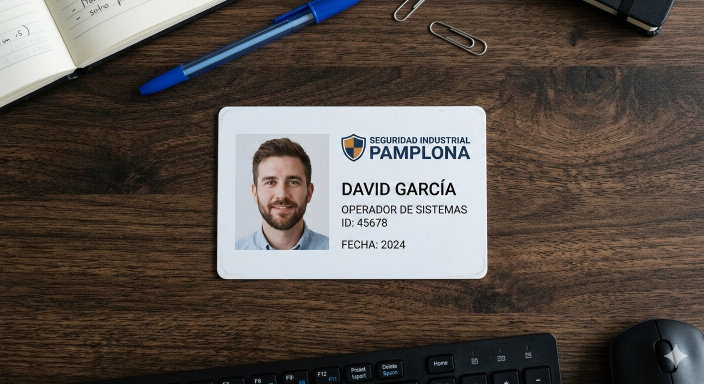
#> input picture Programacion de IA/Tratamiento de imagen/Examen/Pack_examen/credencial_escena.png, 1408 x 768 px (shown at 1/2 size)
$ jupyter execute Examen.ipynb
#> lines starting #> are read from the running program, lines starting #| are printed output that depends on the picture; after the words box and inside, x2 and y2 are one past the last pixel; in counts of white or black regions, pixels touching at a corner belong together
# Examen Práctico de la UT4

**Duracion:** 1 hora

## Contexto
Una empresa de seguridad necesita automatizar el procesamiento de las tarjetas de identificacion (credenciales) de sus empleados. Por normativas de privacidad, antes de almacenar las imagenes escaneadas de las tarjetas en la base de datos, el sistema debe localizar la tarjeta en la imagen, recortarla, detectar el rostro del empleado y censurarlo (pixelarlo o cubrirlo).

## Materiales proporcionados
* `credencial_escena.png`: Una fotografia donde aparece una tarjeta de identificacion sobre una mesa con algo de ruido de fondo.
* `haarcascade_frontalface_default.xml`: Archivo pre-entrenado para la deteccion de rostros.

## Aviso Importante
Las imágenes de referencia se proporcionan para guiar tu desarrollo. Sin embargo, todo el pipeline debe ser dinámico. Se penalizará con un 0 en el ejercicio el uso de hardcoding (introducir coordenadas fijas a mano para recortar o censurar). El sistema debe ser capaz de encontrar la tarjeta y el rostro utilizando los algoritmos enseñados, independientemente de en qué píxel exacto se encuentren.

[cell 1]
# Importacion de librerias necesarias
import cv2
import numpy as np
import matplotlib.pyplot as plt

# Configuracion de Matplotlib para visualizar correctamente en el notebook
plt.rcParams['figure.figsize'] = (15.0, 5.0)

### Ejercicio 1: Preprocesamiento y Binarizacion (20 puntos)

1. Carga la imagen `credencial_escena.png` en escala de grises.
2. Aplica un suavizado (Gaussian Blur) para reducir el ruido.
3. Utiliza el metodo de **Binarizacion de Otsu** (con inversion si es necesario) para separar la tarjeta del fondo oscuro.
4. Aplica una operacion de **Morfologia Matematica** (Cierre o Apertura) para eliminar pequenos ruidos del fondo y rellenar huecos dentro de la tarjeta binarizada.

[cell 2]
img_bgr = cv2.imread("./credencial_escena.png")
#> img_bgr is the input picture: shape (768, 1408, 3); mean B, G, R 76, 82.4, 91.1
img_gray = cv2.cvtColor(img_bgr, cv2.COLOR_BGR2GRAY)
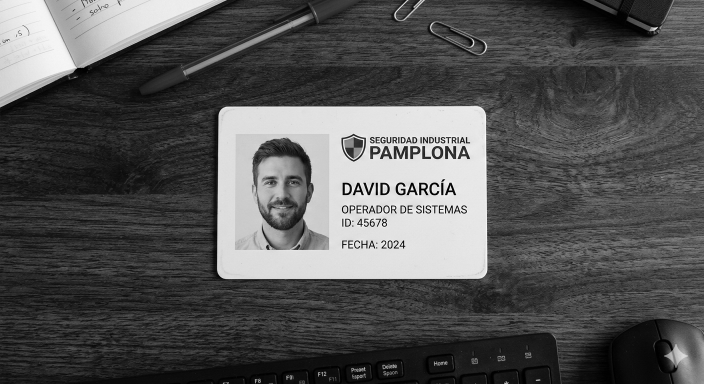
#> img_gray: shape (768, 1408) (shown at 1/2 size); min 0, max 255, mean 84.3
img_blur = cv2.GaussianBlur(img_gray, (5,5), 0)
img_thresh_otsu = cv2.threshold(img_blur, 0, 255, cv2.THRESH_OTSU)
kernel = np.ones([3,3])
img_open = cv2.morphologyEx(img_thresh_otsu[1], cv2.MORPH_OPEN, kernel)
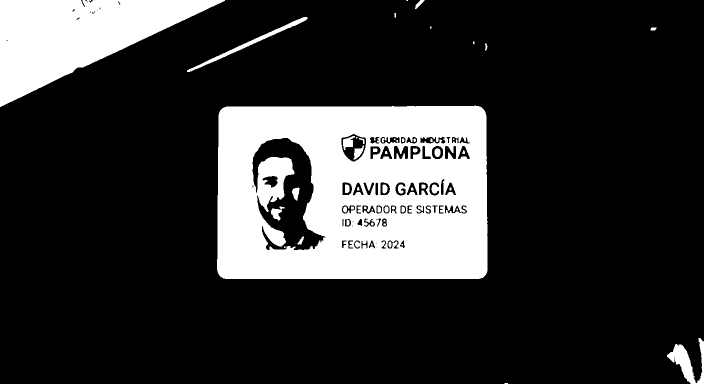
#> img_open: shape (768, 1408) (shown at 1/2 size); 19.7% white; 56 white regions (16 under 20 px)

### Ejercicio 2: Geometria y Contornos (30 puntos)

1. Encuentra los contornos en la imagen binarizada resultante del paso anterior.
2. Filtra los contornos y quedate unicamente con el contorno de mayor area (que correspondera a la credencial).
3. Calcula el *Bounding Box* recto (`cv2.boundingRect`) de ese contorno.
4. Utilizando las coordenadas obtenidas, haz un recorte (*Slicing* / ROI) de la imagen original a color para obtener una nueva imagen que contenga **solo la credencial**.

[cell 3]
contours, hierarchy = cv2.findContours(img_open, cv2.RETR_EXTERNAL, cv2.CHAIN_APPROX_SIMPLE)
#> contours = 12 contours, 5 with area under 20; largest, box (x1, y1, x2, y2) and area: (434, 211, 975, 558) 184690, (0, 0, 450, 214) 47697, (1334, 676, 1408, 768) 2394, (374, 34, 615, 144) 1690, (830, 0, 849, 18) 113, (1301, 55, 1313, 61) 48, (970, 87, 975, 101) 30
output = img_bgr.copy()
min_area = 100000

filtered_contours = []

for cnt in contours:
    area = cv2.contourArea(cnt)
    if area > min_area:
        filtered_contours.append(cnt)
#> this loop made 12 passes
#> area on passes 2, 3, 4, 6, 8, 10, 12: 2393.5, 184690.5, 30, 47.5, 1690.5, 113, 47697
#> after the loop, filtered_contours = 1 contour; box (x1, y1, x2, y2) and area: (434, 211, 975, 558) 184690

imagenes = []

for i, cnt in enumerate(filtered_contours):
    x, y, w, h = cv2.boundingRect(cnt)
    imagen = img_bgr[y:y+h, x:x+w]
    imagenes.append(imagen)
#> this loop made 1 pass
#> (x, y, w, h) on pass 1: (434, 211, 541, 347)
#> pass 1, `imagen = img_bgr[y:y+h, x:x+w]`:
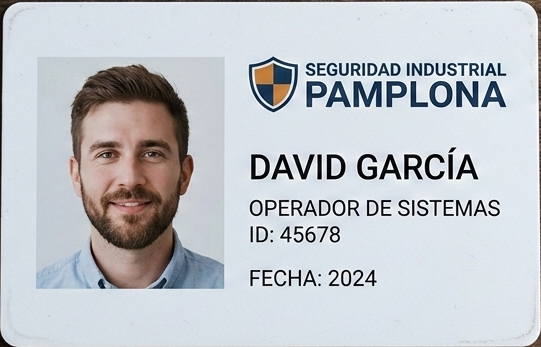
#> imagen: shape (347, 541, 3); mean B, G, R 201.9, 196.5, 193
#> after the loop, imagenes = 1 item

if len(imagenes) > 1:
    print("Se encontraron más de 2 tarjetas, muestre solo 1 tarjeta")
else:
    recorte_tarjeta = imagenes[0]

### Ejercicio 3: Deteccion de Rostros y Anonimizacion (35 puntos)

1. Carga el clasificador en cascada de Haar para rostros frontales.
2. Pasa la imagen de la credencial recortada a escala de grises y detecta el rostro del empleado en ella.
3. Una vez obtenidas las coordenadas del rostro `(x, y, w, h)`:
   * Extrae la region de interes (ROI) del rostro en la credencial a color.
   * Aplica un difuminado extremo (ej. `cv2.blur` con un kernel muy grande, como 25x25) sobre esa ROI.
   * Sustituye la ROI procesada en la imagen de la credencial original.

[cell 4]
modelo_caras = cv2.CascadeClassifier('./haarcascade_frontalface_default.xml')
recorte_tarjeta_gray = cv2.cvtColor(recorte_tarjeta, cv2.COLOR_BGR2GRAY)
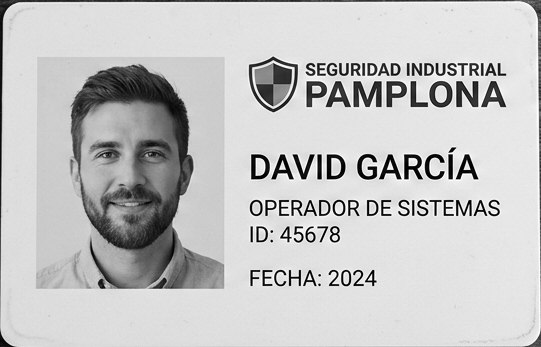
#> recorte_tarjeta_gray: shape (347, 541); min 0, max 255, mean 196.1
deteccion_caras = modelo_caras.detectMultiScale(recorte_tarjeta_gray, 1.1, 5, minSize= (30, 30))
#> deteccion_caras = [[62, 101, 135, 135]]
recorte_tarjeta_copy = recorte_tarjeta.copy()
for (x, y, w, h) in deteccion_caras:
    recorte_cara = recorte_tarjeta_copy[y:y+h, x:x+w]
    recorte_cara_blur = cv2.blur(recorte_cara, (25, 25))
    recorte_tarjeta_copy[y:y+h, x:x+w] = recorte_cara_blur
    recorte_tarjeta_blur = recorte_tarjeta_copy
#> this loop made 1 pass
#> pass 1, `recorte_cara = recorte_tarjeta_copy[y:y+h, x:x+w]`:
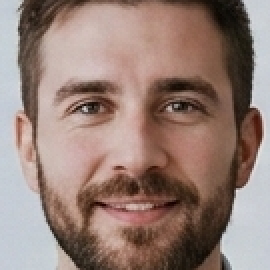
#> recorte_cara: shape (135, 135, 3) (shown 2 times larger); mean B, G, R 118.1, 126.8, 150
#> pass 1, `recorte_cara_blur = cv2.blur(recorte_cara, (25, 25))`:
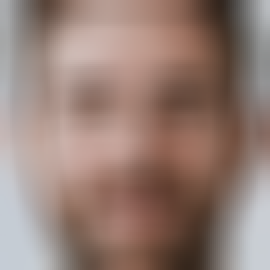
#> recorte_cara_blur: shape (135, 135, 3) (shown 2 times larger); mean B, G, R 118, 126.7, 150
#> pass 1, `recorte_tarjeta_blur = recorte_tarjeta_copy`:
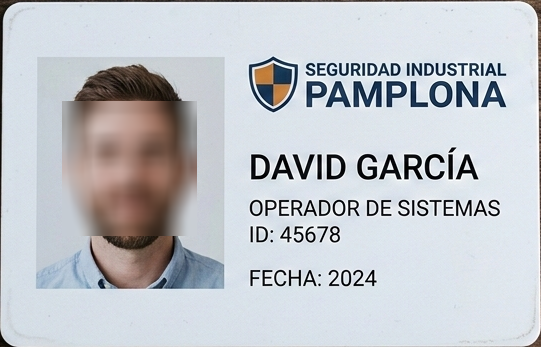
#> recorte_tarjeta_blur: shape (347, 541, 3); mean B, G, R 201.9, 196.5, 193

### Ejercicio 4: Visualizacion del Pipeline (15 puntos)

Crea un unico *plot* de Matplotlib con 1 fila y 3 columnas que muestre de forma clara el flujo de trabajo:
1. **Columna 1:** Imagen original binarizada (Resultado Ejercicio 1).
2. **Columna 2:** La credencial aislada y recortada a color (Resultado Ejercicio 2).
3. **Columna 3:** La credencial final con el rostro anonimizado (Resultado Ejercicio 3).

*(Recuerda realizar las conversiones BGR a RGB necesarias para que los colores se muestren correctamente en Matplotlib).*

[cell 5]
plt.figure(figsize=(10,6))
plt.subplot(1, 3, 1)
plt.title("1. Máscara (Otsu + Morfología)")
plt.imshow(cv2.cvtColor(img_open, cv2.COLOR_BGR2RGB))
plt.axis('off')

plt.subplot(1, 3, 2)
plt.title("2. Credencial Recortada (ROI)")
plt.imshow(cv2.cvtColor(recorte_tarjeta, cv2.COLOR_BGR2RGB))
plt.axis('off')

plt.subplot(1, 3, 3)
plt.title("3. Credencial anonimizada")
plt.imshow(cv2.cvtColor(recorte_tarjeta_blur, cv2.COLOR_BGR2RGB))
plt.axis('off')
plt.show()
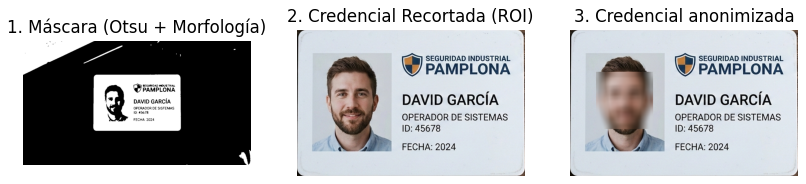
#> figure drawn by matplotlib, 3 panels
